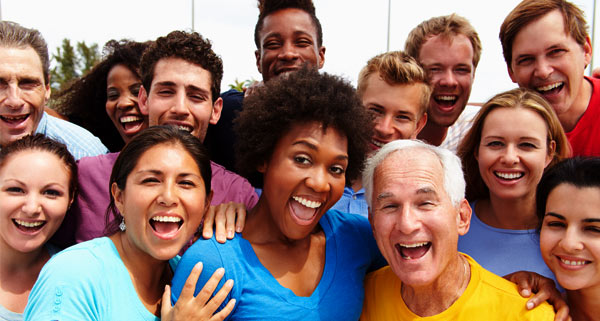
#> input picture grupo.jpg, 600 x 321 px
$ python main.py
#> lines starting #> are read from the running program, lines starting #| are printed output that depends on the picture; after the words box and inside, x2 and y2 are one past the last pixel; in counts of white or black regions, pixels touching at a corner belong together
import cv2

# Cargar la imagen
img = cv2.imread("grupo.jpg")
#> img is the input picture: shape (321, 600, 3); mean B, G, R 106.5, 115.7, 146

gray = cv2.cvtColor(img, cv2.COLOR_BGR2GRAY)
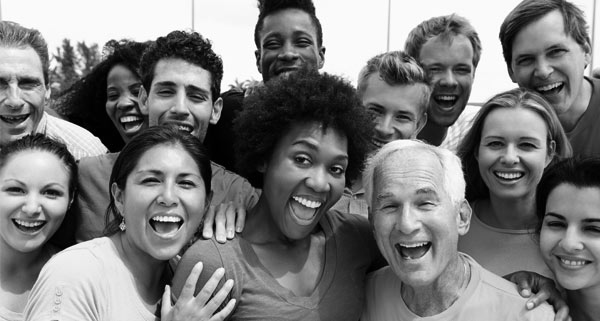
#> gray: shape (321, 600); min 0, max 255, mean 123.7

# Cargar el clasificador para deteccion, requiere cv2.data para obtener la ruta completa
face_cascade = cv2.CascadeClassifier(
    cv2.data.haarcascades+"haarcascade_frontalface_default.xml")

faces = face_cascade.detectMultiScale(
    gray, scaleFactor=1.1, minNeighbors=5, minSize=(30, 30))
#> faces = [[417, 45, 66, 66], [92, 66, 66, 66], [250, 12, 74, 74], [501, 25, 82, 82], [471, 112, 83, 83], [120, 144, 95, 95], [137, 59, 87, 87], [354, 161, 109, 109], [264, 122, 106, 106]]

# Dibujar un rectangulo en las caras identificadas
for (x, y, w, h) in faces:
    cv2.rectangle(img, (x, y), (x+w, y+h), (0, 255, 0), 2)
#> this loop made 9 passes
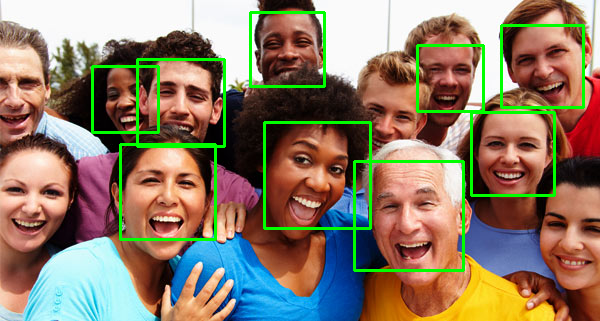
#> img: shape (321, 600, 3); 4.68% of pixels changed, all inside (x1, y1, x2, y2) = (91, 11, 585, 272)

# Print the number of detected faces
cv2.putText(img, "Cantidad de rostros detectados: {}".format(
    len(faces)), (0, 285), cv2.FONT_HERSHEY_SIMPLEX, 1, (0, 0, 255), 2, cv2.LINE_AA, False)
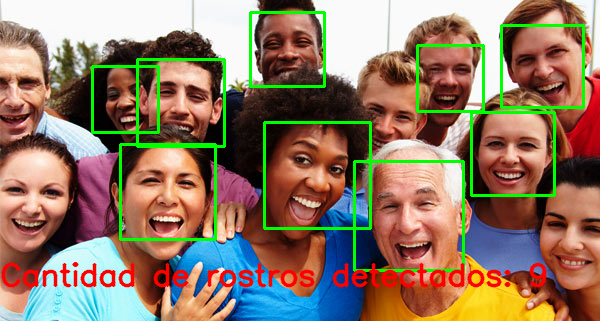
#> img: shape (321, 600, 3); 3.09% of pixels changed, all inside (x1, y1, x2, y2) = (1, 262, 547, 288)
cv2.imshow("Output", img)
cv2.waitKey(0)
